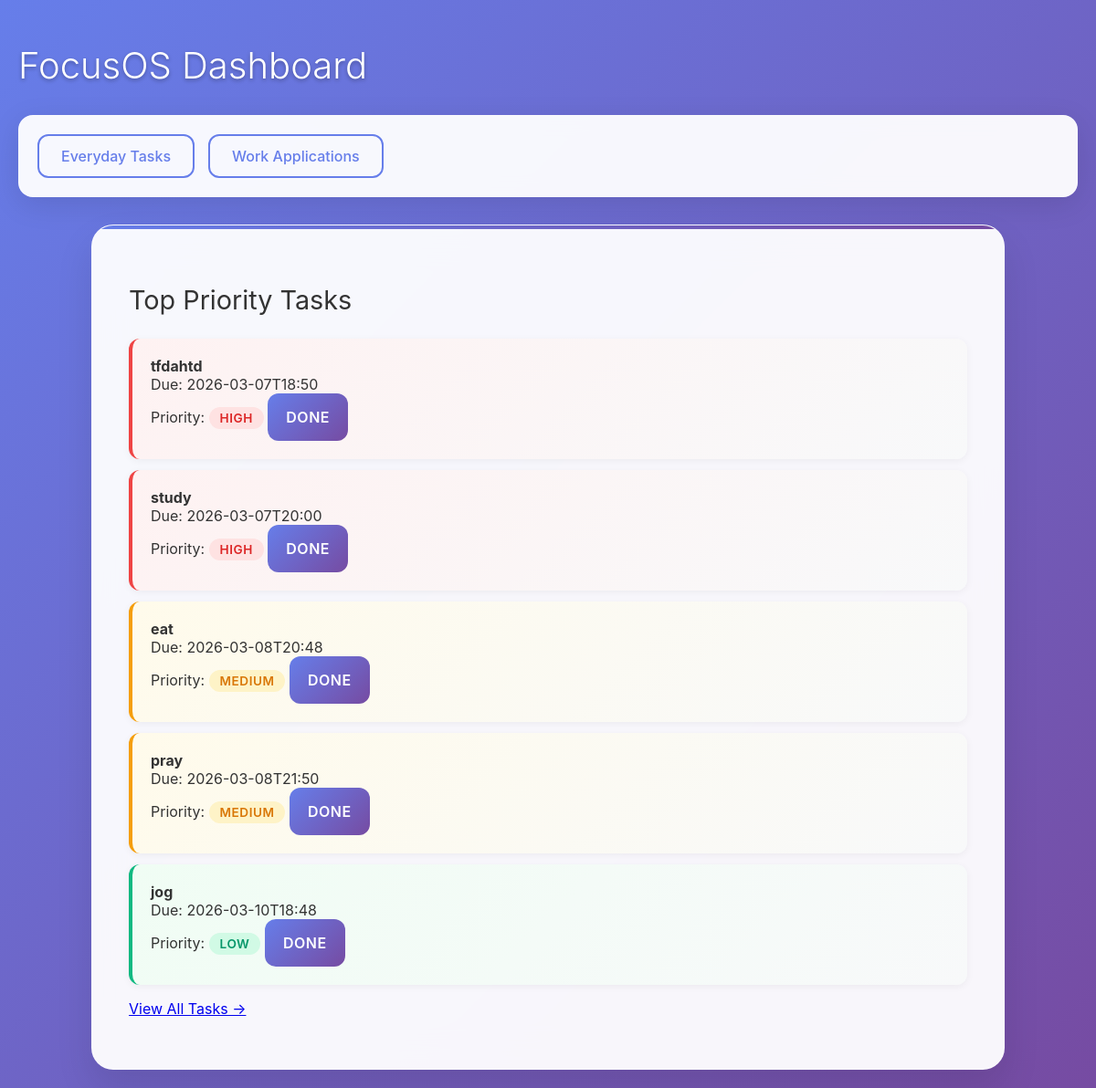
The page / on the database its author committed.
### tables this page shows
CREATE TABLE tasks (
    id INTEGER PRIMARY KEY,
    task TEXT,
    status TEXT
, due_date TEXT, priority TEXT);

### app.py (the view)
@app.route("/")
def summary_dashboard():
    top_tasks = get_top_priority_tasks(5)
    return render_template("summary_dashboard.html", top_tasks=top_tasks)

### tasks.py (called while the page is built)
def get_top_priority_tasks(limit=5):
    conn = sqlite3.connect("database.db")
    cursor = conn.cursor()
    cursor.execute("""
        SELECT * FROM tasks
        WHERE status = 'pending'
        ORDER BY
            CASE priority
                WHEN 'high' THEN 1
                WHEN 'medium' THEN 2
                WHEN 'low' THEN 3
            END,
            due_date ASC
        LIMIT ?
    """, (limit,))
    tasks = cursor.fetchall()
    conn.close()
    return tasks

### templates/summary_dashboard.html (shortened to what this page needs)
<!DOCTYPE html>
<html>
<head>
<link rel="stylesheet" href="/static/style.css">
</head>
<body>
<h1>FocusOS Dashboard</h1>
<div class="taskbar">
    <a href="/tasks" class="taskbar-link">Everyday Tasks</a>
    <a href="/job_applications" class="taskbar-link">Work Applications</a>
</div>
<div class="container">
<div class="section">
<h2>Top Priority Tasks</h2>
{% if top_tasks %}
<ul>
{% for task in top_tasks %}
<li class="priority-{{ task[4] }}">
    <strong>{{ task[1] }}</strong><br>
    Due: {{ task[3] }}<br>
    Priority: <span class="priority-label {{ task[4] }}">{{ task[4] | title }}</span>
    <form action="/complete/{{ task[0] }}" method="post" style="display:inline;">
    <button type="submit">Done</button>
    </form>
</li>
{% endfor %}
</ul>
{% else %}
<p>No pending tasks. Great job staying on top of things!</p>
{% endif %}
<p><a href="/tasks">View All Tasks →</a></p>
</div>
</div>
</body>
</html>

### static/style.css (style rules this page uses)
body { font-family: -apple-system, BlinkMacSystemFont, 'Segoe UI', Roboto, Oxygen, Ubuntu, Cantarell, sans-serif; background: linear-gradient(135deg, #667eea 0%, #764ba2 100%); color: #333; margin: 0; padding: 20px; min-height: 100vh; }
h1 { color: #fff; text-shadow: 0 2px 4px rgba(0,0,0,0.3); font-weight: 300; margin-bottom: 30px; font-size: 2.5em; }
.taskbar { background: rgba(255, 255, 255, 0.95); backdrop-filter: blur(10px); padding: 20px; margin-bottom: 30px; border-radius: 16px; display: flex; gap: 15px; box-shadow: 0 8px 32px rgba(0,0,0,0.1); border: 1px solid rgba(255, 255, 255, 0.2); }
.taskbar-link { color: #667eea; text-decoration: none; padding: 12px 24px; border: 2px solid #667eea; border-radius: 12px; transition: all 0.3s cubic-bezier(0.4, 0, 0.2, 1); font-weight: 500; position: relative; overflow: hidden; }
.taskbar-link::before { content: ''; position: absolute; top: 0; left: -100%; width: 100%; height: 100%; background: linear-gradient(90deg, transparent, rgba(255,255,255,0.2), transparent); transition: left 0.5s; }
.container { display: grid; grid-template-columns: 1fr; gap: 30px; max-width: 1000px; margin: 0 auto; }
.section { background: rgba(255, 255, 255, 0.95); backdrop-filter: blur(20px); padding: 40px; border-radius: 24px; box-shadow: 0 20px 40px rgba(0,0,0,0.1); border: 1px solid rgba(255, 255, 255, 0.2); transition: all 0.3s cubic-bezier(0.4, 0, 0.2, 1); position: relative; overflow: hidden; }
.section::before { content: ''; position: absolute; top: 0; left: 0; right: 0; height: 4px; background: linear-gradient(90deg, #667eea, #764ba2); }
.section h2 { color: #333; margin-bottom: 25px; font-weight: 400; font-size: 1.8em; position: relative; }
ul { list-style-type: none; padding: 0; margin: 0; }
li { background: #f8f9fa; margin: 12px 0; padding: 20px; border-radius: 12px; border-left: 4px solid #667eea; transition: all 0.3s cubic-bezier(0.4, 0, 0.2, 1); position: relative; box-shadow: 0 2px 8px rgba(0,0,0,0.05); }
.priority-high { border-left-color: #ef4444; background: linear-gradient(135deg, #fef2f2 0%, #f8f9fa 100%); }
.priority-medium { border-left-color: #f59e0b; background: linear-gradient(135deg, #fffbeb 0%, #f8f9fa 100%); }
.priority-low { border-left-color: #10b981; background: linear-gradient(135deg, #f0fdf4 0%, #f8f9fa 100%); }
.priority-label { font-weight: 600; padding: 4px 12px; border-radius: 20px; font-size: 0.85em; text-transform: uppercase; letter-spacing: 0.5px; }
.priority-label.high { background: #fee2e2; color: #dc2626; }
.priority-label.medium { background: #fef3c7; color: #d97706; }
.priority-label.low { background: #d1fae5; color: #059669; }
form { margin: 30px 0; display: grid; gap: 20px; }
input, select, button { padding: 16px 20px; border: 2px solid #e1e5e9; border-radius: 12px; font-size: 16px; transition: all 0.3s cubic-bezier(0.4, 0, 0.2, 1); background: white; font-family: inherit; }
button { background: linear-gradient(135deg, #667eea 0%, #764ba2 100%); color: white; border: none; cursor: pointer; font-weight: 600; text-transform: uppercase; letter-spacing: 0.5px; position: relative; overflow: hidden; }
button::before { content: ''; position: absolute; top: 0; left: -100%; width: 100%; height: 100%; background: linear-gradient(90deg, transparent, rgba(255,255,255,0.2), transparent); transition: left 0.5s; }
.section { animation: fadeInUp 0.6s cubic-bezier(0.4, 0, 0.2, 1); }
.taskbar { animation: fadeInUp 0.6s cubic-bezier(0.4, 0, 0.2, 1); }

### rows shown on the page
tasks: task "tfdahtd", due_date "2026-03-07T18:50", priority "HIGH"
tasks: task "study", due_date "2026-03-07T20:00", priority "HIGH"
tasks: task "eat", due_date "2026-03-08T20:48", priority "MEDIUM"
tasks: task "pray", due_date "2026-03-08T21:50", priority "MEDIUM"
tasks: task "jog", due_date "2026-03-10T18:48", priority "LOW"
